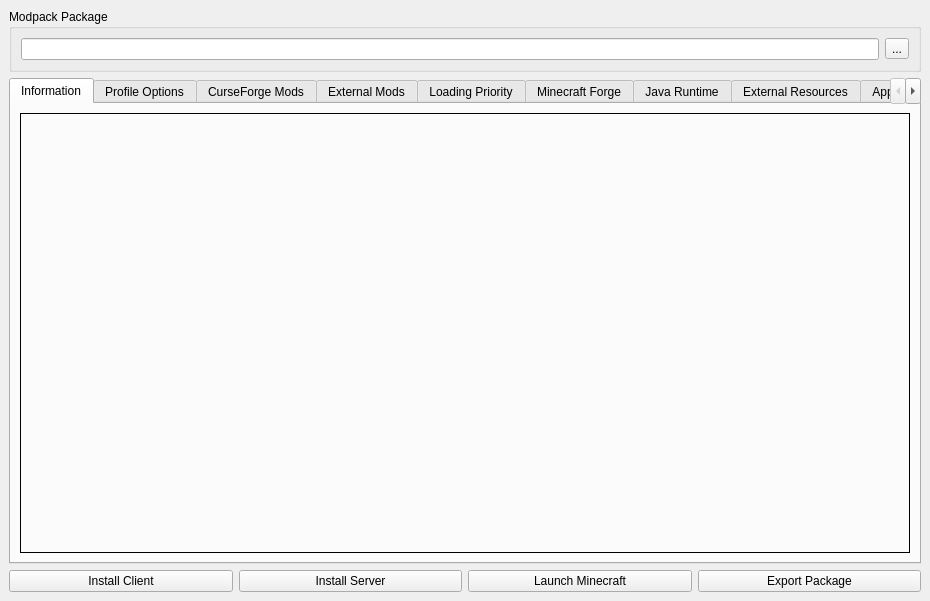
<?xml version="1.0" encoding="UTF-8"?>
<ui version="4.0">
 <class>ModpackBuilderWindow</class>
 <widget class="QMainWindow" name="ModpackBuilderWindow">
  <property name="geometry">
   <rect>
    <x>0</x>
    <y>0</y>
    <width>930</width>
    <height>600</height>
   </rect>
  </property>
  <property name="windowTitle">
   <string>Minecraft Modpack Builder</string>
  </property>
  <widget class="QWidget" name="central_widget">
   <layout class="QVBoxLayout" name="verticalLayout">
    <item>
     <widget class="QGroupBox" name="modpack_package_group_box">
      <property name="title">
       <string>Modpack Package</string>
      </property>
      <layout class="QVBoxLayout" name="verticalLayout_12">
       <item>
        <layout class="QHBoxLayout" name="modpack_package_layout">
         <item>
          <widget class="QLineEdit" name="modpack_package_line_edit"/>
         </item>
         <item>
          <widget class="QToolButton" name="modpack_package_select_button">
           <property name="text">
            <string>...</string>
           </property>
          </widget>
         </item>
        </layout>
       </item>
      </layout>
     </widget>
    </item>
    <item>
     <widget class="QTabWidget" name="main_tab_widget">
      <property name="currentIndex">
       <number>0</number>
      </property>
      <widget class="QWidget" name="information_tab">
       <attribute name="title">
        <string>Information</string>
       </attribute>
       <layout class="QVBoxLayout" name="verticalLayout_13">
        <item>
         <widget class="QFrame" name="information_tab_frame">
          <property name="frameShape">
           <enum>QFrame::Box</enum>
          </property>
          <property name="frameShadow">
           <enum>QFrame::Plain</enum>
          </property>
          <layout class="QVBoxLayout" name="information_tab_frame_layout">
           <property name="leftMargin">
            <number>0</number>
           </property>
           <property name="topMargin">
            <number>0</number>
           </property>
           <property name="rightMargin">
            <number>0</number>
           </property>
           <property name="bottomMargin">
            <number>0</number>
           </property>
          </layout>
         </widget>
        </item>
       </layout>
      </widget>
      <widget class="QWidget" name="profile_options_page">
       <attribute name="title">
        <string>Profile Options</string>
       </attribute>
       <layout class="QVBoxLayout" name="verticalLayout_11">
        <item>
         <widget class="QGroupBox" name="profile_general_group_box">
          <property name="title">
           <string>General</string>
          </property>
          <layout class="QFormLayout" name="formLayout_4">
           <item row="0" column="0">
            <widget class="QLabel" name="profile_name_label">
             <property name="text">
              <string>Profile Name</string>
             </property>
            </widget>
           </item>
           <item row="0" column="1">
            <widget class="QLineEdit" name="profile_name_line_edit"/>
           </item>
           <item row="2" column="0">
            <widget class="QLabel" name="profile_directory_label">
             <property name="text">
              <string>Profile Directory</string>
             </property>
            </widget>
           </item>
           <item row="4" column="0">
            <widget class="QLabel" name="version_label_label">
             <property name="text">
              <string>Version Label</string>
             </property>
            </widget>
           </item>
           <item row="4" column="1">
            <widget class="QComboBox" name="version_label_combo_box"/>
           </item>
           <item row="1" column="0">
            <widget class="QLabel" name="profile_id_label">
             <property name="text">
              <string>Profile ID</string>
             </property>
            </widget>
           </item>
           <item row="1" column="1">
            <widget class="QLineEdit" name="profile_id_line_edit"/>
           </item>
           <item row="2" column="1">
            <widget class="QLineEdit" name="profile_directory_line_edit">
             <property name="enabled">
              <bool>false</bool>
             </property>
            </widget>
           </item>
          </layout>
         </widget>
        </item>
        <item>
         <widget class="QGroupBox" name="profile_icon_group_box">
          <property name="title">
           <string>Profile Icon</string>
          </property>
          <layout class="QHBoxLayout" name="horizontalLayout_5">
           <item>
            <layout class="QFormLayout" name="profile_icon_layout">
             <item row="0" column="0">
              <widget class="QLabel" name="profile_icon_label">
               <property name="text">
                <string>File Path</string>
               </property>
              </widget>
             </item>
             <item row="1" column="0">
              <widget class="QLabel" name="profile_icon_base64_label">
               <property name="text">
                <string>Base64 Data</string>
               </property>
              </widget>
             </item>
             <item row="0" column="1">
              <layout class="QHBoxLayout" name="profile_icon_path_layout">
               <item>
                <widget class="QLineEdit" name="profile_icon_path_line_edit"/>
               </item>
               <item>
                <widget class="QToolButton" name="profile_icon_path_select_button">
                 <property name="text">
                  <string>...</string>
                 </property>
                </widget>
               </item>
              </layout>
             </item>
             <item row="1" column="1">
              <widget class="QLineEdit" name="profile_icon_base64_line_edit"/>
             </item>
            </layout>
           </item>
           <item>
            <widget class="QLabel" name="profile_icon_image_label">
             <property name="frameShape">
              <enum>QFrame::Panel</enum>
             </property>
             <property name="text">
              <string/>
             </property>
             <property name="alignment">
              <set>Qt::AlignCenter</set>
             </property>
            </widget>
           </item>
          </layout>
         </widget>
        </item>
        <item>
         <spacer name="profile_options_spacer">
          <property name="orientation">
           <enum>Qt::Vertical</enum>
          </property>
          <property name="sizeHint" stdset="0">
           <size>
            <width>20</width>
            <height>40</height>
           </size>
          </property>
         </spacer>
        </item>
        <item>
         <widget class="QPushButton" name="update_profile_button">
          <property name="text">
           <string>Update Profile</string>
          </property>
         </widget>
        </item>
       </layout>
      </widget>
      <widget class="QWidget" name="curseforge_mods_tab">
       <attribute name="title">
        <string>CurseForge Mods</string>
       </attribute>
       <layout class="QVBoxLayout" name="verticalLayout_2">
        <item>
         <layout class="QFormLayout" name="curseforge_mods_control_layout">
          <item row="1" column="0">
           <widget class="QLabel" name="curseforge_mod_identifier_label">
            <property name="text">
             <string>Mod Identifier</string>
            </property>
           </widget>
          </item>
          <item row="1" column="1">
           <widget class="QLineEdit" name="curseforge_mod_identifier_line_edit"/>
          </item>
          <item row="2" column="1">
           <layout class="QHBoxLayout" name="curseforge_mod_actions_layout">
            <item>
             <widget class="QPushButton" name="curseforge_mod_add_button">
              <property name="enabled">
               <bool>false</bool>
              </property>
              <property name="text">
               <string>Add</string>
              </property>
             </widget>
            </item>
            <item>
             <widget class="QPushButton" name="curseforge_mod_remove_button">
              <property name="enabled">
               <bool>false</bool>
              </property>
              <property name="text">
               <string>Remove</string>
              </property>
             </widget>
            </item>
            <item>
             <widget class="QPushButton" name="curseforge_mod_update_button">
              <property name="enabled">
               <bool>false</bool>
              </property>
              <property name="text">
               <string>Update</string>
              </property>
             </widget>
            </item>
            <item>
             <widget class="QPushButton" name="curseforge_mod_disable_button">
              <property name="enabled">
               <bool>false</bool>
              </property>
              <property name="text">
               <string>Disable</string>
              </property>
             </widget>
            </item>
           </layout>
          </item>
         </layout>
        </item>
        <item>
         <widget class="QTableView" name="curseforge_mods_table_view">
          <property name="editTriggers">
           <set>QAbstractItemView::DoubleClicked|QAbstractItemView::EditKeyPressed|QAbstractItemView::SelectedClicked</set>
          </property>
          <property name="selectionBehavior">
           <enum>QAbstractItemView::SelectRows</enum>
          </property>
          <property name="wordWrap">
           <bool>false</bool>
          </property>
         </widget>
        </item>
        <item>
         <widget class="QGroupBox" name="curseforge_mod_preferences_group_box">
          <property name="title">
           <string>Download Preferences</string>
          </property>
          <layout class="QFormLayout" name="curseforge_mods_options_layout">
           <item row="0" column="0">
            <widget class="QLabel" name="minecraft_versions_label">
             <property name="text">
              <string>Minecraft Versions</string>
             </property>
            </widget>
           </item>
           <item row="0" column="1">
            <widget class="QLineEdit" name="minecraft_versions_line_edit"/>
           </item>
           <item row="1" column="0">
            <widget class="QLabel" name="release_type_label">
             <property name="text">
              <string>Release Type</string>
             </property>
            </widget>
           </item>
           <item row="1" column="1">
            <widget class="QComboBox" name="release_type_combo_box"/>
           </item>
          </layout>
         </widget>
        </item>
       </layout>
      </widget>
      <widget class="QWidget" name="external_mods_tab">
       <attribute name="title">
        <string>External Mods</string>
       </attribute>
       <layout class="QVBoxLayout" name="verticalLayout_5">
        <item>
         <layout class="QFormLayout" name="external_mods_control_layout">
          <item row="0" column="0">
           <widget class="QLabel" name="external_mod_identifier_label">
            <property name="text">
             <string>Mod Identifier</string>
            </property>
           </widget>
          </item>
          <item row="0" column="1">
           <widget class="QLineEdit" name="external_mod_identifier_line_edit"/>
          </item>
          <item row="1" column="0">
           <widget class="QLabel" name="external_mod_download_url_label">
            <property name="text">
             <string>Download URL</string>
            </property>
           </widget>
          </item>
          <item row="1" column="1">
           <widget class="QLineEdit" name="external_mod_download_url_line_edit"/>
          </item>
          <item row="2" column="1">
           <layout class="QHBoxLayout" name="external_mod_actions_layout">
            <item>
             <widget class="QPushButton" name="external_mod_add_button">
              <property name="enabled">
               <bool>false</bool>
              </property>
              <property name="text">
               <string>Add</string>
              </property>
             </widget>
            </item>
            <item>
             <widget class="QPushButton" name="external_mod_remove_button">
              <property name="enabled">
               <bool>false</bool>
              </property>
              <property name="text">
               <string>Remove</string>
              </property>
             </widget>
            </item>
            <item>
             <widget class="QPushButton" name="external_mod_update_button">
              <property name="enabled">
               <bool>false</bool>
              </property>
              <property name="text">
               <string>Update</string>
              </property>
             </widget>
            </item>
            <item>
             <widget class="QPushButton" name="external_mod_disable_button">
              <property name="enabled">
               <bool>false</bool>
              </property>
              <property name="text">
               <string>Disable</string>
              </property>
             </widget>
            </item>
           </layout>
          </item>
         </layout>
        </item>
        <item>
         <widget class="QTableView" name="external_mods_table_view">
          <property name="editTriggers">
           <set>QAbstractItemView::DoubleClicked|QAbstractItemView::EditKeyPressed|QAbstractItemView::SelectedClicked</set>
          </property>
          <property name="selectionBehavior">
           <enum>QAbstractItemView::SelectRows</enum>
          </property>
          <property name="wordWrap">
           <bool>false</bool>
          </property>
         </widget>
        </item>
       </layout>
      </widget>
      <widget class="QWidget" name="loading_proiority_tab">
       <attribute name="title">
        <string>Loading Priority</string>
       </attribute>
       <layout class="QVBoxLayout" name="verticalLayout_7">
        <item>
         <layout class="QFormLayout" name="loading_priority_control_layout">
          <item row="0" column="0">
           <widget class="QLabel" name="loading_priority_mod_identifier_label">
            <property name="text">
             <string>Mod Identifier</string>
            </property>
           </widget>
          </item>
          <item row="0" column="1">
           <widget class="QLineEdit" name="loading_priority_mod_identifier_line_edit"/>
          </item>
          <item row="1" column="1">
           <layout class="QHBoxLayout" name="loading_priority_actions_layout">
            <item>
             <widget class="QPushButton" name="loading_priority_add_button">
              <property name="enabled">
               <bool>false</bool>
              </property>
              <property name="text">
               <string>Add</string>
              </property>
             </widget>
            </item>
            <item>
             <widget class="QPushButton" name="loading_priority_remove_button">
              <property name="enabled">
               <bool>false</bool>
              </property>
              <property name="text">
               <string>Remove</string>
              </property>
             </widget>
            </item>
            <item>
             <widget class="QPushButton" name="loading_priority_increase_button">
              <property name="enabled">
               <bool>false</bool>
              </property>
              <property name="text">
               <string>Increase</string>
              </property>
             </widget>
            </item>
            <item>
             <widget class="QPushButton" name="loading_priority_decrease_button">
              <property name="enabled">
               <bool>false</bool>
              </property>
              <property name="text">
               <string>Decrease</string>
              </property>
             </widget>
            </item>
           </layout>
          </item>
         </layout>
        </item>
        <item>
         <widget class="QTableView" name="loading_priority_table_view">
          <property name="selectionBehavior">
           <enum>QAbstractItemView::SelectRows</enum>
          </property>
          <property name="wordWrap">
           <bool>false</bool>
          </property>
         </widget>
        </item>
       </layout>
      </widget>
      <widget class="QWidget" name="minecraft_forge_tab">
       <attribute name="title">
        <string>Minecraft Forge</string>
       </attribute>
       <layout class="QVBoxLayout" name="verticalLayout_6">
        <item>
         <layout class="QFormLayout" name="minecraft_forge_settings_layout">
          <item row="0" column="0">
           <widget class="QLabel" name="minecraft_version_label">
            <property name="text">
             <string>Minecraft Version</string>
            </property>
           </widget>
          </item>
          <item row="0" column="1">
           <widget class="QComboBox" name="minecraft_version_dropdown"/>
          </item>
          <item row="1" column="0">
           <widget class="QLabel" name="minecraft_forge_version_label">
            <property name="text">
             <string>Forge Version</string>
            </property>
           </widget>
          </item>
          <item row="1" column="1">
           <widget class="QComboBox" name="minecraft_forge_version_dropdown"/>
          </item>
         </layout>
        </item>
        <item>
         <spacer name="minecraft_forge_tab_spacer">
          <property name="orientation">
           <enum>Qt::Vertical</enum>
          </property>
          <property name="sizeHint" stdset="0">
           <size>
            <width>20</width>
            <height>40</height>
           </size>
          </property>
         </spacer>
        </item>
        <item>
         <layout class="QHBoxLayout" name="minecraft_forge_actions_layout">
          <item>
           <widget class="QPushButton" name="minecraft_forge_install_client_button">
            <property name="text">
             <string>Install Client</string>
            </property>
           </widget>
          </item>
          <item>
           <widget class="QPushButton" name="minecraft_forge_install_server_button">
            <property name="text">
             <string>Install Server</string>
            </property>
           </widget>
          </item>
         </layout>
        </item>
       </layout>
      </widget>
      <widget class="QWidget" name="java_runtime_tab">
       <attribute name="title">
        <string>Java Runtime</string>
       </attribute>
       <layout class="QVBoxLayout" name="verticalLayout_3">
        <item>
         <widget class="QTabWidget" name="java_runtime_client_server_tab_widget">
          <property name="currentIndex">
           <number>0</number>
          </property>
          <widget class="QWidget" name="java_runtime_client_tab">
           <attribute name="title">
            <string>Client</string>
           </attribute>
           <layout class="QVBoxLayout" name="verticalLayout_14">
            <item>
             <widget class="QGroupBox" name="client_allocated_memory_group_box">
              <property name="title">
               <string>Client Allocated Memory</string>
              </property>
              <layout class="QFormLayout" name="formLayout_3">
               <item row="1" column="1">
                <widget class="QSlider" name="client_allocated_memory_slider">
                 <property name="orientation">
                  <enum>Qt::Horizontal</enum>
                 </property>
                 <property name="tickPosition">
                  <enum>QSlider::TicksAbove</enum>
                 </property>
                 <property name="tickInterval">
                  <number>2</number>
                 </property>
                </widget>
               </item>
               <item row="1" column="0">
                <widget class="QDoubleSpinBox" name="client_allocated_memory_spin_box">
                 <property name="suffix">
                  <string> GB</string>
                 </property>
                 <property name="decimals">
                  <number>1</number>
                 </property>
                 <property name="singleStep">
                  <double>0.500000000000000</double>
                 </property>
                </widget>
               </item>
              </layout>
             </widget>
            </item>
            <item>
             <widget class="QGroupBox" name="client_jvm_arguments_group_box">
              <property name="title">
               <string>Client JVM Arguments</string>
              </property>
              <layout class="QVBoxLayout" name="verticalLayout_4">
               <item>
                <widget class="QPlainTextEdit" name="client_jvm_arguments_text_edit"/>
               </item>
              </layout>
             </widget>
            </item>
           </layout>
          </widget>
          <widget class="QWidget" name="java_runtime_server_tab">
           <attribute name="title">
            <string>Server</string>
           </attribute>
           <layout class="QVBoxLayout" name="verticalLayout_16">
            <item>
             <widget class="QGroupBox" name="server_allocated_memory_group_box">
              <property name="title">
               <string>Server Allocated Memory</string>
              </property>
              <layout class="QFormLayout" name="formLayout_5">
               <item row="1" column="1">
                <widget class="QSlider" name="server_allocated_memory_slider">
                 <property name="orientation">
                  <enum>Qt::Horizontal</enum>
                 </property>
                 <property name="tickPosition">
                  <enum>QSlider::TicksAbove</enum>
                 </property>
                 <property name="tickInterval">
                  <number>2</number>
                 </property>
                </widget>
               </item>
               <item row="1" column="0">
                <widget class="QDoubleSpinBox" name="server_allocated_memory_spin_box">
                 <property name="suffix">
                  <string> GB</string>
                 </property>
                 <property name="decimals">
                  <number>1</number>
                 </property>
                 <property name="singleStep">
                  <double>0.500000000000000</double>
                 </property>
                </widget>
               </item>
              </layout>
             </widget>
            </item>
            <item>
             <widget class="QGroupBox" name="server_jvm_arguments_group_box">
              <property name="title">
               <string>Server JVM Arguments</string>
              </property>
              <layout class="QVBoxLayout" name="verticalLayout_15">
               <item>
                <widget class="QPlainTextEdit" name="server_jvm_arguments_text_edit"/>
               </item>
              </layout>
             </widget>
            </item>
           </layout>
          </widget>
         </widget>
        </item>
        <item>
         <widget class="QGroupBox" name="java_download_urls_group_box">
          <property name="title">
           <string>Download URLs</string>
          </property>
          <layout class="QFormLayout" name="formLayout_2">
           <item row="0" column="0">
            <widget class="QLabel" name="java_download_url_mac_label">
             <property name="text">
              <string>Mac</string>
             </property>
            </widget>
           </item>
           <item row="0" column="1">
            <widget class="QLineEdit" name="java_download_url_mac_line_edit"/>
           </item>
           <item row="1" column="0">
            <widget class="QLabel" name="java_download_url_linux_label">
             <property name="text">
              <string>Linux</string>
             </property>
            </widget>
           </item>
           <item row="1" column="1">
            <widget class="QLineEdit" name="java_download_url_linux_line_edit"/>
           </item>
           <item row="2" column="1">
            <widget class="QLineEdit" name="java_download_url_windows_line_edit"/>
           </item>
           <item row="2" column="0">
            <widget class="QLabel" name="java_download_url_windows_label">
             <property name="text">
              <string>Windows</string>
             </property>
            </widget>
           </item>
          </layout>
         </widget>
        </item>
        <item>
         <widget class="QPushButton" name="java_runtime_download_button">
          <property name="text">
           <string>Download Runtime</string>
          </property>
         </widget>
        </item>
       </layout>
      </widget>
      <widget class="QWidget" name="external_resources_tab">
       <attribute name="title">
        <string>External Resources</string>
       </attribute>
       <layout class="QVBoxLayout" name="verticalLayout_9">
        <item>
         <widget class="QTreeView" name="external_resources_tree_view"/>
        </item>
        <item>
         <layout class="QHBoxLayout" name="external_resources_actions_layout">
          <item>
           <widget class="QPushButton" name="external_resources_add_file_button">
            <property name="text">
             <string>Add File</string>
            </property>
           </widget>
          </item>
          <item>
           <widget class="QPushButton" name="external_resources_add_directory_button">
            <property name="text">
             <string>Add Directory</string>
            </property>
           </widget>
          </item>
          <item>
           <widget class="QPushButton" name="external_resources_remove_button">
            <property name="text">
             <string>Remove</string>
            </property>
           </widget>
          </item>
         </layout>
        </item>
       </layout>
      </widget>
      <widget class="QWidget" name="application_settings_tab">
       <attribute name="title">
        <string>Application Settings</string>
       </attribute>
       <layout class="QVBoxLayout" name="verticalLayout_10">
        <item>
         <widget class="QGroupBox" name="settings_directory_group_box">
          <property name="title">
           <string>Settings Directory</string>
          </property>
          <layout class="QHBoxLayout" name="horizontalLayout">
           <item>
            <widget class="QLineEdit" name="settings_directory_line_edit"/>
           </item>
           <item>
            <widget class="QToolButton" name="settings_directory_select_button">
             <property name="text">
              <string>...</string>
             </property>
            </widget>
           </item>
          </layout>
         </widget>
        </item>
        <item>
         <widget class="QGroupBox" name="minecraft_directory_group_box">
          <property name="title">
           <string>Minecraft Directory</string>
          </property>
          <layout class="QHBoxLayout" name="horizontalLayout_3">
           <item>
            <widget class="QLineEdit" name="minecraft_directory_line_edit"/>
           </item>
           <item>
            <widget class="QToolButton" name="minecraft_directory_select_button">
             <property name="text">
              <string>...</string>
             </property>
            </widget>
           </item>
          </layout>
         </widget>
        </item>
        <item>
         <widget class="QGroupBox" name="profiles_directory_group_box">
          <property name="title">
           <string>Profiles Directory</string>
          </property>
          <layout class="QHBoxLayout" name="horizontalLayout_7">
           <item>
            <widget class="QLineEdit" name="profiles_directory_line_edit"/>
           </item>
           <item>
            <widget class="QToolButton" name="profiles_directory_select_button">
             <property name="text">
              <string>...</string>
             </property>
            </widget>
           </item>
          </layout>
         </widget>
        </item>
        <item>
         <widget class="QGroupBox" name="minecraft_launcher_group_box">
          <property name="title">
           <string>Minecraft Launcher</string>
          </property>
          <layout class="QHBoxLayout" name="horizontalLayout_4">
           <item>
            <widget class="QLineEdit" name="minecraft_launcher_line_edit"/>
           </item>
           <item>
            <widget class="QToolButton" name="minecraft_launcher_select_button">
             <property name="text">
              <string>...</string>
             </property>
            </widget>
           </item>
          </layout>
         </widget>
        </item>
        <item>
         <widget class="QGroupBox" name="concurrent_requests_group_box">
          <property name="title">
           <string>Concurrent Requests</string>
          </property>
          <layout class="QHBoxLayout" name="horizontalLayout_2">
           <item>
            <widget class="QSpinBox" name="concurrent_requests_spin_box"/>
           </item>
           <item>
            <widget class="QSlider" name="concurrent_requests_slider">
             <property name="orientation">
              <enum>Qt::Horizontal</enum>
             </property>
             <property name="tickPosition">
              <enum>QSlider::TicksAbove</enum>
             </property>
             <property name="tickInterval">
              <number>1</number>
             </property>
            </widget>
           </item>
          </layout>
         </widget>
        </item>
        <item>
         <widget class="QGroupBox" name="concurrent_downloads_group_box">
          <property name="title">
           <string>Concurrent Downloads</string>
          </property>
          <layout class="QHBoxLayout" name="horizontalLayout_6">
           <item>
            <widget class="QSpinBox" name="concurrent_downloads_spin_box"/>
           </item>
           <item>
            <widget class="QSlider" name="concurrent_downloads_slider">
             <property name="orientation">
              <enum>Qt::Horizontal</enum>
             </property>
             <property name="tickPosition">
              <enum>QSlider::TicksAbove</enum>
             </property>
             <property name="tickInterval">
              <number>1</number>
             </property>
            </widget>
           </item>
          </layout>
         </widget>
        </item>
        <item>
         <spacer name="application_settings_spacer">
          <property name="orientation">
           <enum>Qt::Vertical</enum>
          </property>
          <property name="sizeHint" stdset="0">
           <size>
            <width>20</width>
            <height>40</height>
           </size>
          </property>
         </spacer>
        </item>
        <item>
         <widget class="QPushButton" name="open_documentation_button">
          <property name="text">
           <string>Open Documentation</string>
          </property>
         </widget>
        </item>
       </layout>
      </widget>
     </widget>
    </item>
    <item>
     <layout class="QHBoxLayout" name="advanced_actions_layout">
      <item>
       <widget class="QPushButton" name="install_or_update_client_button">
        <property name="text">
         <string>Install Client</string>
        </property>
       </widget>
      </item>
      <item>
       <widget class="QPushButton" name="install_or_update_server_button">
        <property name="text">
         <string>Install Server</string>
        </property>
       </widget>
      </item>
      <item>
       <widget class="QPushButton" name="launch_minecraft_button">
        <property name="text">
         <string>Launch Minecraft</string>
        </property>
       </widget>
      </item>
      <item>
       <widget class="QPushButton" name="export_package_button">
        <property name="text">
         <string>Export Package</string>
        </property>
       </widget>
      </item>
     </layout>
    </item>
   </layout>
  </widget>
 </widget>
 <resources/>
 <connections>
  <connection>
   <sender>concurrent_requests_slider</sender>
   <signal>valueChanged(int)</signal>
   <receiver>concurrent_requests_spin_box</receiver>
   <slot>setValue(int)</slot>
   <hints>
    <hint type="sourcelabel">
     <x>83</x>
     <y>285</y>
    </hint>
    <hint type="destinationlabel">
     <x>46</x>
     <y>289</y>
    </hint>
   </hints>
  </connection>
  <connection>
   <sender>concurrent_downloads_slider</sender>
   <signal>valueChanged(int)</signal>
   <receiver>concurrent_downloads_spin_box</receiver>
   <slot>setValue(int)</slot>
   <hints>
    <hint type="sourcelabel">
     <x>114</x>
     <y>341</y>
    </hint>
    <hint type="destinationlabel">
     <x>52</x>
     <y>346</y>
    </hint>
   </hints>
  </connection>
  <connection>
   <sender>concurrent_requests_spin_box</sender>
   <signal>valueChanged(int)</signal>
   <receiver>concurrent_requests_slider</receiver>
   <slot>setValue(int)</slot>
   <hints>
    <hint type="sourcelabel">
     <x>47</x>
     <y>277</y>
    </hint>
    <hint type="destinationlabel">
     <x>179</x>
     <y>280</y>
    </hint>
   </hints>
  </connection>
  <connection>
   <sender>concurrent_downloads_spin_box</sender>
   <signal>valueChanged(int)</signal>
   <receiver>concurrent_downloads_slider</receiver>
   <slot>setValue(int)</slot>
   <hints>
    <hint type="sourcelabel">
     <x>60</x>
     <y>343</y>
    </hint>
    <hint type="destinationlabel">
     <x>212</x>
     <y>351</y>
    </hint>
   </hints>
  </connection>
 </connections>
</ui>
